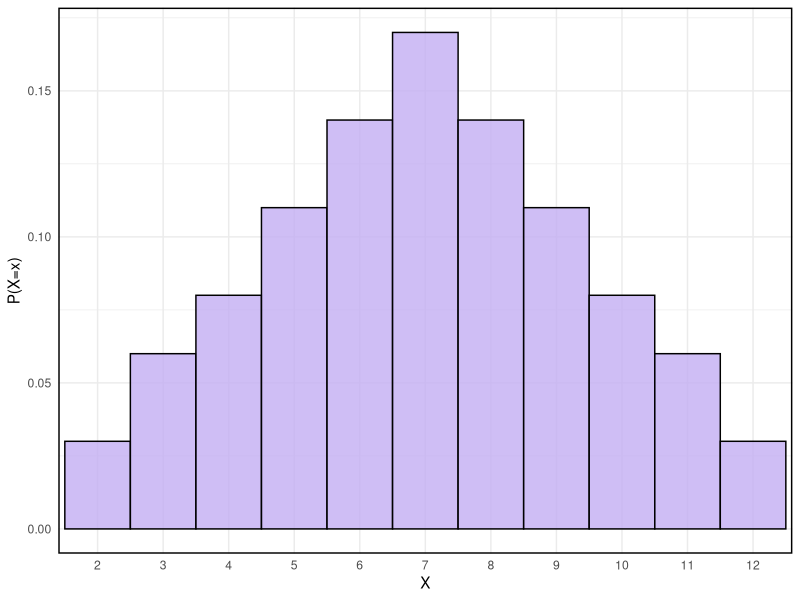
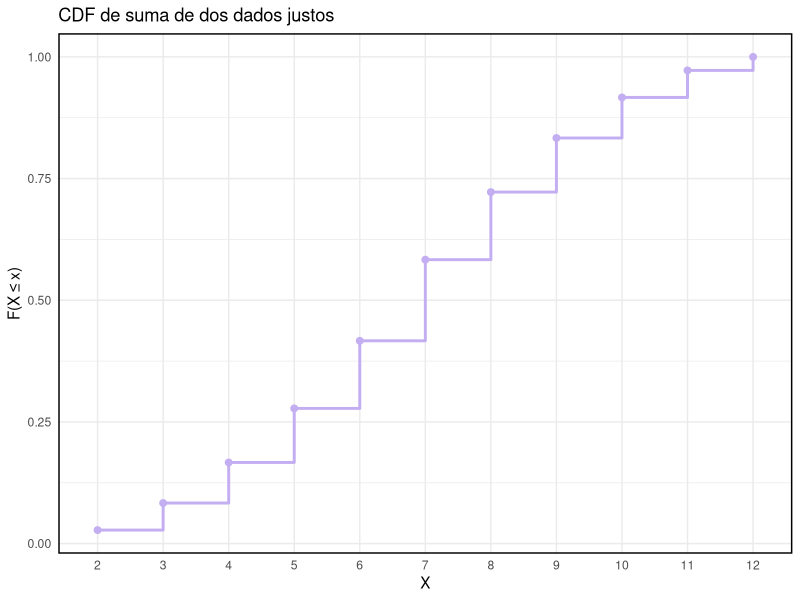

These figures' R source, in order:
## ---- chunk 1
library("tidyverse", "knitr")

d1 = 1:6
d2 = 1:6

X = NULL
for (i in d1) {
  for (j in d2) {
    sum_ij = i + j
    X <- c(X,sum_ij)
  }
}

ditrib_X <- table(X) %>% as_tibble() %>% mutate(p=round(n/sum(n),2)) %>% select(-n)
names(ditrib_X) <- c("y","P(X=x)") 
knitr::kable(ditrib_X, format = "markdown", align = 'lc')
## ---- chunk 2
library(tidyverse,knitr)
library(RColorBrewer)

d1 = 1:6
d2 = 1:6

X = NULL
for (i in d1) {
  for (j in d2) {
    sum_ij = i + j
    X <- c(X,sum_ij)
  }
}

table(X) %>% 
  as_tibble() %>% 
  mutate(p=round(n/sum(n),2)) %>% 
  select(-n) %>%
  ggplot(aes(x=factor(as.numeric(X)), y=p, fill="hola", color="black")) +
  geom_bar(stat= "identity", width=1, alpha=0.8) +
  labs(x="X", y="P(X=x)") +
  scale_color_manual(values = "black") +
  scale_fill_manual(values = "#c3aef2") +
  theme_minimal() +
  theme(legend.position="none",
        panel.border = element_rect(color = "black", fill = NA, size = 1)) # This line adds the inner box

## ---- chunk 3
library(tidyverse)
library(RColorBrewer)

# Define the possible outcomes for two dice
d1 <- 1:6
d2 <- 1:6

# Calculate the sums of all possible combinations of two dice
X <- NULL
for (i in d1) {
  for (j in d2) {
    sum_ij <- i + j
    X <- c(X, sum_ij)
  }
}

# Create a table of probabilities and calculate the CDF
cdf_data <- table(X) %>%
  as_tibble() %>%
  mutate(p = n / sum(n)) %>%
  arrange(as.numeric(X)) %>%
  mutate(cdf = cumsum(p)) %>%
  select(-n, -p)

# Plot the CDF
cdf_data %>%
  ggplot(aes(x = factor(as.numeric(X)), y = cdf, group = 1)) +
  geom_step(aes(color = "black"), size = 1) +
  geom_point(aes(color = "black"), size = 2) +
  labs(title = "CDF de suma de dos dados justos", x = "X", y = "F(X ≤ x)") +
  scale_color_manual(values = "#c3aef2") +
  scale_fill_manual(values = "#c3aef2") +
  theme_minimal() +
  theme(legend.position = "none",
        panel.border = element_rect(color = "black", fill = NA, size = 1)) # This line adds the inner box
